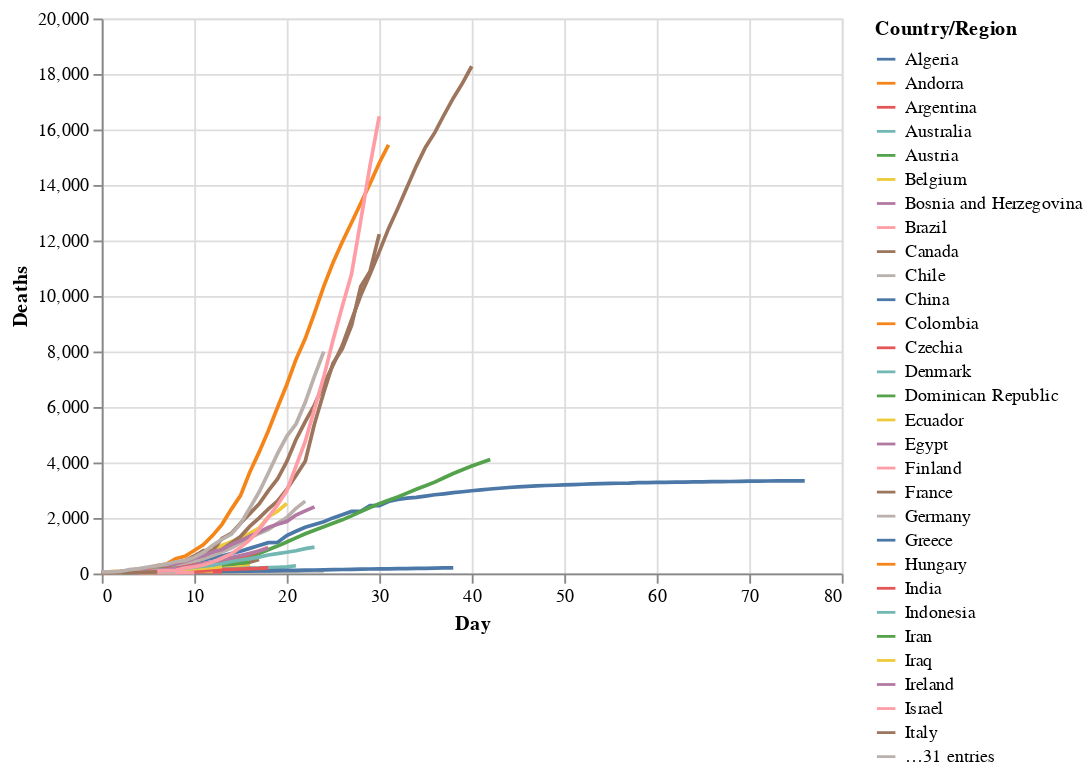

The cell this chart's notebook holds for it:
### Markdown cell above
We'll see the power of having long data when using Altair. Such transformations have been performed for a long time, however it wasn't until 2014 that Hadley Wickham formalized the language in his paper [Tidy Data](https://www.researchgate.net/publication/215990669_Tidy_data). Note that Wickham prefers to avoid the terms long and wide because, in his words, 'they are imprecise'. I generally agree but for our purposes here of giving the flavour, they suffice.

Now having transformed our data, let's import Altair and get a sense of its API.

### Code cell
import altair as alt

# altair plot 
alt.Chart(deaths_long).mark_line().encode(
    x = 'Day',
    y = 'Deaths',
    color = 'Country/Region')

### Figure 1 — Vega-Lite specification as saved in the notebook (floating-point values rounded to 4 significant figures; data arrays with more than 128 entries replaced by an {"elided": "..."} marker saying what was removed)
{"config": {"view": {"continuousWidth": 400, "continuousHeight": 300}}, "data": {"name": "data-93dd2367379fc7fa6abcafd4e778198e"}, "mark": "line", "encoding": {"color": {"type": "nominal", "field": "Country/Region"}, "x": {"type": "quantitative", "field": "Day"}, "y": {"type": "quantitative", "field": "Deaths"}}, "$schema": "https://vega.github.io/schema/vega-lite/v4.8.1.json", "datasets": {"data-93dd2367379fc7fa6abcafd4e778198e": {"elided": "4740 records"}}}
